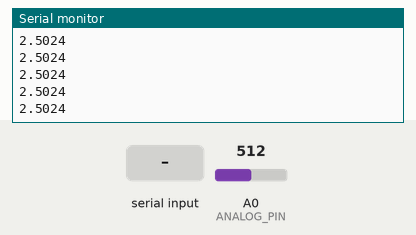
A sketch run on a simulated Arduino Uno, built with avr-gcc and run on an emulated ATmega328P. Shown: the last lines printed to the serial monitor. The test bench sets the inputs (shaded band); at power-on: A0 (ANALOG_PIN) = 512.

Above: at 1.4 s.
1.5 s: "I2C_SCAN\n" received over Serial
At 1.53 s:
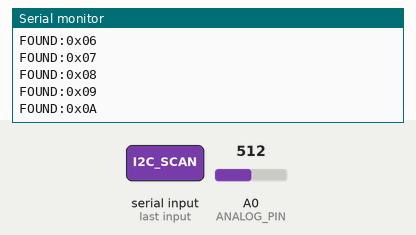
3.0 s: A0 (ANALOG_PIN) set to 716
At 3.03 s:
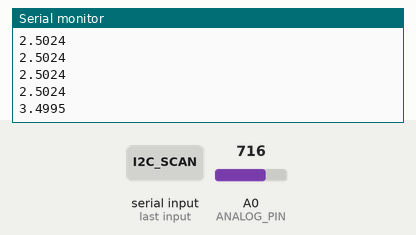
4.5 s: A0 (ANALOG_PIN) set to 900
At 4.5 s:
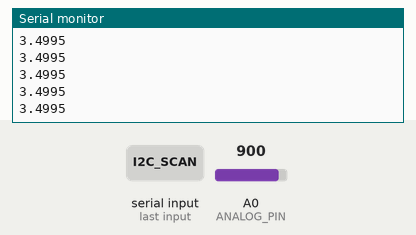
Timing chart, 0 to 7.5 s (numbered marks = the images above; inputs shaded):
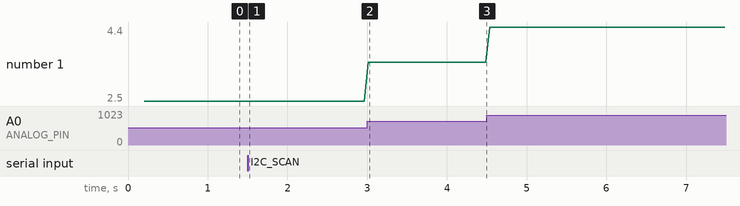

Measured:
- after the input at 1.5 s, the serial monitor: prints a new line at once (image 1)

The sketch:

serialscope.ino
```cpp
// firmware for esp32 / arduino uno
// streams the analog value on A0 as a float over serial
// also listens for "I2C_SCAN" and replies with each address it finds

#include <Wire.h>

#define ANALOG_PIN   A0
#define SERIAL_BAUD  115200
#define SAMPLE_DELAY 50

#ifdef ESP32
  #define VREF       3.3f
  #define ADC_BITS   12
#else
  #define VREF       5.0f
  #define ADC_BITS   10
#endif


void runI2CScan() {
  for (uint8_t addr = 1; addr < 127; addr++) {
    Wire.beginTransmission(addr);
    uint8_t err = Wire.endTransmission();
    if (err == 0) {
      Serial.print("FOUND:0x");
      if (addr < 16) {
        Serial.print("0");
      }
      Serial.println(addr, HEX);
    }
  }
  Serial.println("SCAN_DONE");
}


void setup() {
  Serial.begin(SERIAL_BAUD);
  Wire.begin();
  delay(200);
}


void loop() {
  if (Serial.available()) {
    String cmd = Serial.readStringUntil('\n');
    cmd.trim();
    if (cmd == "I2C_SCAN") {
      runI2CScan();
      return;
    }
  }

  int raw = analogRead(ANALOG_PIN);
  float voltage = (float)raw / ((1 << ADC_BITS) - 1) * VREF;

  Serial.println(voltage, 4);

  delay(SAMPLE_DELAY);
}
```
